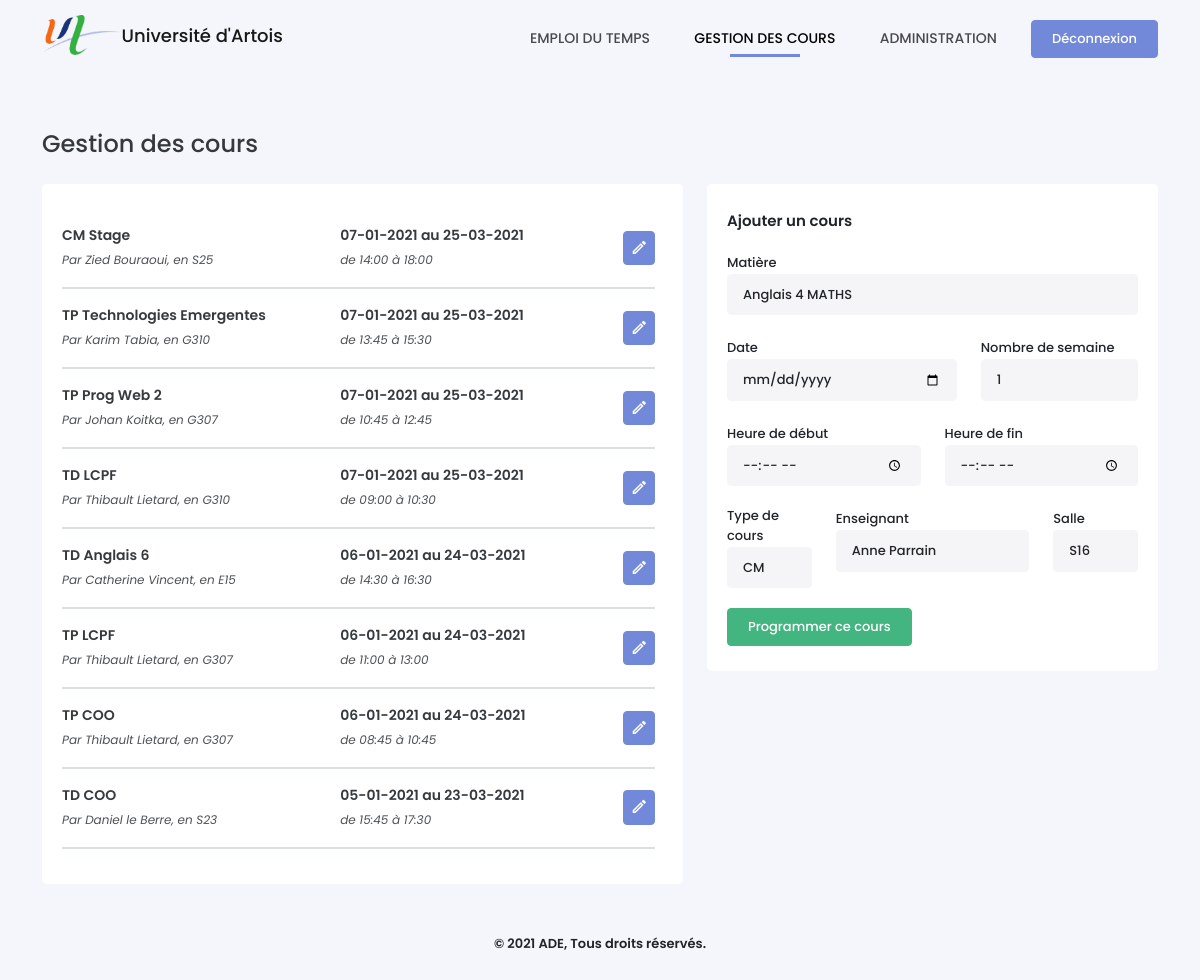
Before: /gestion.php (signed in) with the older database file.
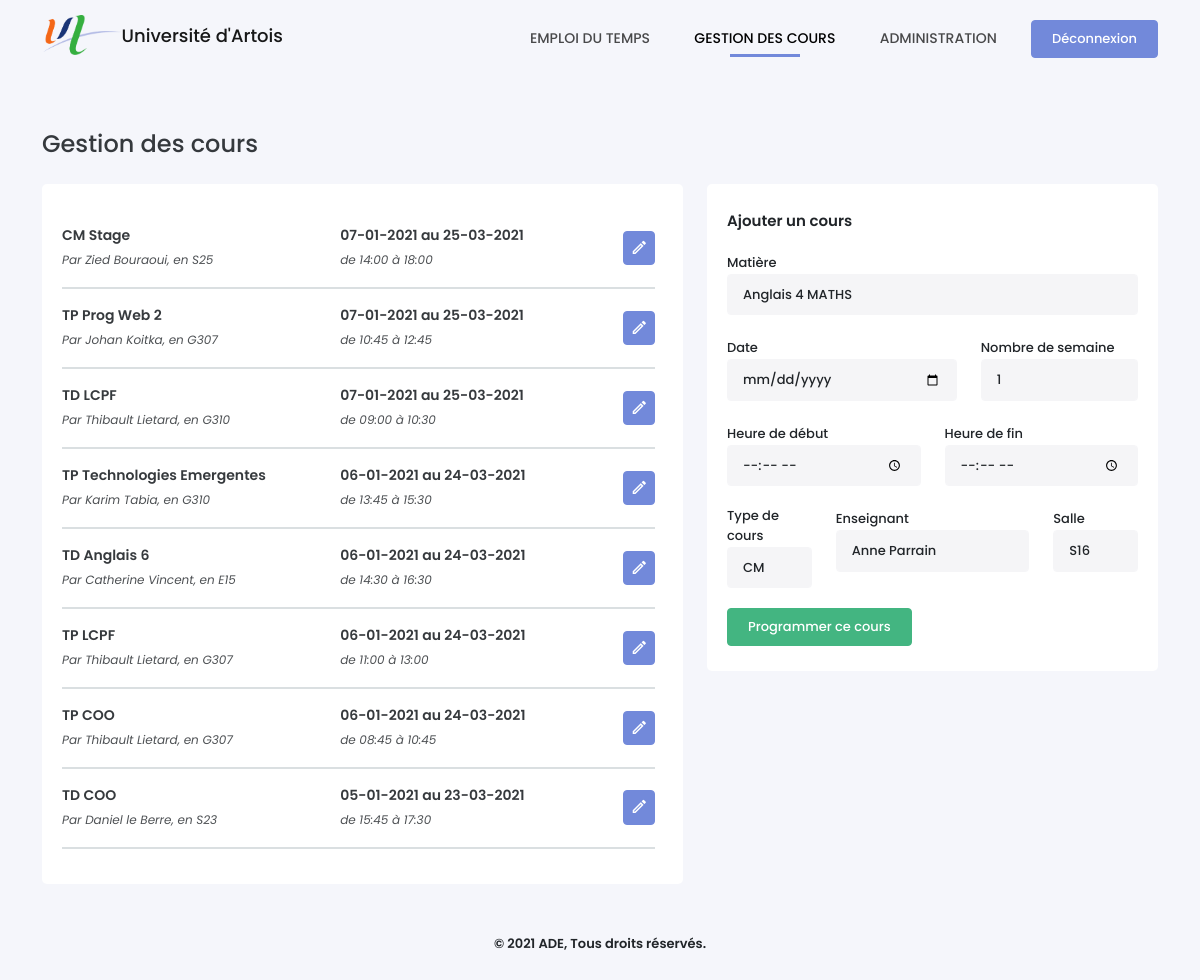
After: the same page with the newer database file.
### tables this page shows
CREATE TABLE Cours (
    CourID INTEGER PRIMARY KEY AUTOINCREMENT,
    DateDebut VARCHAR(30) NOT NULL,
    NbSemaines INTEGER NOT NULL,
    HeureDebut time NOT NULL,
    HeureFin time NOT NULL,
    TypeID INTEGER NOT NULL,
    SalleID INTEGER NOT NULL,
    UsagerID INTEGER NOT NULL,
    MatiereID INTEGER NOT NULL,
    CONSTRAINT cour_type_fk FOREIGN KEY (TypeID) REFERENCES TypeCours(TypeID) ON DELETE CASCADE,
    CONSTRAINT cour_salle_fk FOREIGN KEY (SalleID) REFERENCES Salles(SalleID) ON DELETE CASCADE
    CONSTRAINT cour_enseignant_fk FOREIGN KEY (UsagerID) REFERENCES Usagers(UsagerID) ON DELETE CASCADE,
    CONSTRAINT cour_matiere_fk FOREIGN KEY (MatiereID) REFERENCES Matieres(MatiereID) ON DELETE CASCADE
);

CREATE TABLE TypeCours (
    TypeID INTEGER PRIMARY KEY AUTOINCREMENT,
    NomType VARCHAR NOT NULL
);

CREATE TABLE Matieres (
    MatiereID INTEGER PRIMARY KEY AUTOINCREMENT,
    NomMatiere VARCHAR(25) NOT NULL,
    CouleurMatiere VARCHAR(10) NOT NULL,
    PromotionID INTEGER NOT NULL,
    CONSTRAINT matiere_promo_fk FOREIGN KEY (PromotionID) REFERENCES Promotions(PromotionID) ON DELETE CASCADE
);

CREATE TABLE Usagers (
    UsagerID VARCHAR(30) PRIMARY KEY NOT NULL,
    MotDePasse VARCHAR(255) NOT NULL,
    Nom VARCHAR(15) NOT NULL,
    Prenom VARCHAR(20) NOT NULL,
    RangID INTEGER NOT NULL,
    CONSTRAINT usager_rang_fk FOREIGN KEY (RangID) REFERENCES Rangs(RangID) ON DELETE CASCADE
);

CREATE TABLE Salles (
    SalleID INTEGER PRIMARY KEY AUTOINCREMENT,
    NomSalle VARCHAR NOT NULL
);

### gestion.php (the view, shortened to what this page needs)
<!DOCTYPE html>
<?php
require_once('./config.php');
?>
<html lang="fr-FR">
<head>
    <link type="text/css" rel="stylesheet" href="./assets/css/icons.min.css">
    <link type="text/css" rel="stylesheet" href="./assets/css/bootstrap.min.css">
    <link type="text/css" rel="stylesheet" href="./assets/css/style.css">
</head>
<body>
    <?php require_once('./views/header.php') ?>
    <div class="container">
        <h4>Gestion des cours</h4>
        <div class="row">
            <div class="col-md-7">
                <div class="box-content" id="list-event">
                    <div class="select-data">
                        <?php
                        $where = ($_SESSION['rang'] == 2) ? 'WHERE UsagerID ="'. $_SESSION['id'] . '"' : '';
                        $sCours = $bdd->query('SELECT * FROM Cours INNER JOIN Matieres USING(MatiereID), TypeCours USING(TypeID), Usagers USING(UsagerID), Promotions USING(PromotionID), Salles USING(SalleID) '.$where.' ORDER BY DateDebut DESC, HeureDebut DESC');
                        while($aCours = $sCours->fetch()) {
                            echo '<div class="list-items d-flex flex-row align-items-center justify-content-between">';
                            echo '<div class="item-info">';
                            echo '<p>'.$aCours['NomType'].' '.$aCours['NomMatiere'].'</p>';
                            echo '<span>Par '.htmlspecialchars($aCours['Prenom']). ' '.htmlspecialchars($aCours['Nom']). ', en '.htmlspecialchars($aCours['NomSalle']).'</span>';
                            echo '</div>';
                            echo '<div class="item-info">';
                            echo '<p>'.date('d-m-Y', $aCours['DateDebut']).' au '.date('d-m-Y', ($aCours['DateDebut'] + ($aCours['NbSemaines'] * 604800))).'</p>';
                            echo '<span>de '.$aCours['HeureDebut']. ' à '.$aCours['HeureFin'].'</span>';
                            echo '</div>';
                            echo '<a href="?courID='.$aCours['CourID'].'#form" class="btn btn-primary"><i class="mdi mdi-pencil-outline"></i></a>';
                            echo '</div>';
                        } ?>
                    </div>
                </div>
            </div>
            <div class="col-md-5" id="form">
                <div class="box-content getEvent">
                    <?php if(empty($_GET['courID'])) {?>
                        <div class="content-title">Ajouter un cours</div>
                        <form method="POST" id="form_addEvent">
                            <div class="row">
                                <div class="form-group">
                                    <label for="matter">Matière</label>
                                    <select name="matter" id="" class="form-control">
                                        <?php
                                        $option = ($_SESSION['rang'] == 2) ? 'INNER JOIN Enseigne ON Matieres.MatiereID = Enseigne.MatiereID AND UsagerID = "'.$_SESSION['id'].'"' : '';
                                        $sMatieres = $bdd->query('SELECT * FROM Matieres '.$option. ' ORDER BY NomMatiere');
                                        while($aMatieres = $sMatieres->fetch()) {
                                            echo '<option value="'.$aMatieres['MatiereID'].'">'.htmlspecialchars($aMatieres['NomMatiere']).'</option>';
                                        } ?>
                                    </select>
                                </div>
                                <div class="col-md-7 form-group" id="firstdate">
                                    <label for="firstdate">Date</label>
                                    <input type="date" name="firstdate" class="form-control">
                                </div>
                                <div class="col-md-5 form-group" id="nbweek">
                                    <label for="nbweek">Nombre de semaine</label>
                                    <input type="number" name="nbweek" class="form-control" value="1">
                                </div>
                                <div class="col-md-6 form-group" id="start">
                                    <label for="start">Heure de début</label>
                                    <input type="time" name="start" class="form-control">
                                </div>
                                <div class="col-md-6 form-group" id="end">
                                    <label for="end">Heure de fin</label>
                                    <input type="time" name="end" class="form-control">
                                </div>
                                <div class="col-md-3 form-group">
                                    <label for="type">Type de cours</label>
                                    <select name="type" class="form-control">
                                        <?php $query = $bdd->query('SELECT * FROM TypeCours');
                                            while ($row = $query->fetch()){
                                                echo '<option value="' . $row['TypeID'].'">' . htmlspecialchars($row['NomType']) . '</option>';
                                            }
                                        ?>
                                    </select>
                                </div>
                                <div class="col-md-6 form-group">
                                    <label for="user">Enseignant</label>
                                    <select name="user" class="form-control">
                                        <?php $sql = ($_SESSION['rang'] == 2) ? 'AND UsagerID = "'.$_SESSION['id'].'"' : '';
                                            $query = $bdd->query('SELECT * FROM Usagers WHERE RangID = 2 ' . $sql);
                                            while ($row = $query->fetch()){
                                                echo '<option value="' .$row['UsagerID'] .'">'.htmlspecialchars($row['Prenom'].' '.$row['Nom']).'</option>';
                                            }
                                        ?>
                                    </select>
                                </div>
                                <div class="col-md-3 form-group">
                                    <label for="room">Salle</label>
                                    <select name="room" class="form-control">
                                        <?php $query = $bdd->query('SELECT * FROM Salles');
                                            while ($row = $query->fetch()){
                                                echo '<option value="'.$row['SalleID'].'">'.htmlspecialchars($row['NomSalle']).'</option>';
                                            }
                                        ?>
                                    </select>
                                </div>
                            </div>
                            <input type="submit" name="add_event" value="Programmer ce cours" class="btn btn-success">
                        </form>
                    <?php } ?>
                </div>
            </div>
        </div>
    </div>
    <?php require_once('./views/footer.php') ?>
</body>
</html>

### views/header.php
<header>
    <div class="container">
        <div class="logo">
            <a href="./"><img src="./assets/img/logo.png" alt="logo"><span>Université d'Artois</span></a>
        </div>
        <nav>
            <ul>
                <li <?= (basename($_SERVER['PHP_SELF']) == 'index.php') ? 'class="active"' : null ?>>
                    <a href="./"> Emploi du temps</a>
                </li>
                <?php if($_SESSION['rang'] > 1) { ?>
                <li <?= (basename($_SERVER['PHP_SELF']) == 'gestion.php') ? 'class="active"' : null ?>>
                    <a href="./gestion"> Gestion des cours</a>
                </li>
                <?php } if($_SESSION['rang'] > 2) { ?>
                <li <?= (basename($_SERVER['PHP_SELF']) == 'admin.php') ? 'class="active"' : null ?>>
                    <a href="./admin">Administration</a>
                </li>
                <?php } ?>
                <li>
                    <a href="./logout" class="btn btn-primary">Déconnexion</a>
                </li>
            </ul>
        </nav>
    </div>
</header>

### views/footer.php
<footer>
    <p>© 2021 ADE, Tous droits réservés.</p>
</footer>

### assets/css/style.css (style rules this page uses)
* { box-sizing: border-box; outline: none; -webkit-tap-highlight-color: rgba(0, 0, 0, 0); }
body { font-family: Poppins, sans-serif; background-color: #F5F6FB; margin: 0; padding: 0; }
header { width: 100%; height: 80px; margin-bottom: 50px; }
.logo a { float: left; margin-top: 15px; text-decoration: none; }
.logo img { height: 40px; }
.logo a span { color: #000; vertical-align: middle; opacity: .9; font-size: 18px; font-weight: 500; }
nav { float: right; padding: 20px 0; }
nav ul { padding: 0; margin: 0; list-style: none; position: relative; }
nav ul li { display: inline-block; margin-left: 20px; }
nav a { display: block; padding: 0 10px; color: #000; opacity: .7; text-transform: uppercase; font-weight: 500; font-size: 14px; text-decoration: none; }
nav ul li.active a { opacity: 1; }
nav ul li a::after { content: ''; width: 50%; display: block; margin: 5px auto; border-bottom: 3px solid transparent; }
nav ul li.active a::after { border-color: #7289DA; }
nav a.btn { display: flex; opacity: 1; font-size: 13px; padding: 8px 20px; text-transform: unset; }
footer { text-align: center; margin: 20px auto; font-weight: 600; font-size: 13px; }
.container { min-width: 80%; }
.container h4 { opacity: .9; margin-bottom: 25px; }
.btn { font-weight: 500; font-size: 13px; padding: 8px 20px; }
.btn-primary { background-color: #7289DA; border-color: #7289DA; }
.btn-success { background-color: #43B581; border-color: #43B581; }
.box-content { position: relative; width: 100%; padding: 25px 20px; background-color: #fff; border-radius: 5px; margin-bottom: 30px; }
.box-content::after { content: ''; clear: both; display: table; }
.content-title { font-size: 15px; display: inline-block; position: relative; font-weight: 600; height: 40px; }
.list-items { padding: 15px 0; border-bottom: 2px solid #DADFE1; }
.item-info { line-height: 1.6; flex: 1; }
.list-items p { font-weight: 600; margin-bottom: 0; opacity: .9; font-size: 14px; }
.list-items span { font-size: 12px; font-style: italic; opacity: .8; }
.list-items > .btn { padding: 3px 6px; font-size: 1.1rem; margin-left: 5px; }
.form-group { margin-bottom: 20px; position: relative; min-height: 60px; }
label { font-size: 13px; font-weight: 500; }
.form-control, .form-control:focus { background-color: #F5F5F7; border-color: #F5F5F7; font-size: 13px; font-weight: 500; padding: 10px 15px; }
.select-data { max-height: 650px; overflow: auto; padding-right: 8px; }

Changed rows visible on the page:
changed cours "Technologies Emergentes": DateDebut "07-01-2021" → "06-01-2021"; date('d-m-Y', ($aCours['DateDebut'] + ($aCours['NbSemaines'] * 604800))) "25-03-2021" → "24-03-2021"; moves down the list
